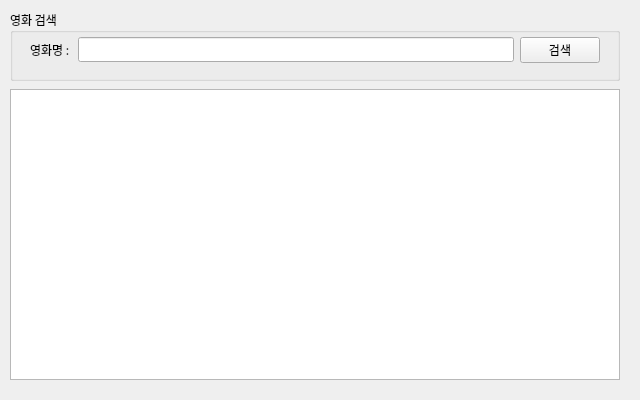
<?xml version="1.0" encoding="UTF-8"?>
<ui version="4.0">
 <class>FrmMain</class>
 <widget class="QWidget" name="FrmMain">
  <property name="geometry">
   <rect>
    <x>0</x>
    <y>0</y>
    <width>640</width>
    <height>400</height>
   </rect>
  </property>
  <property name="sizePolicy">
   <sizepolicy hsizetype="Preferred" vsizetype="Preferred">
    <horstretch>0</horstretch>
    <verstretch>0</verstretch>
   </sizepolicy>
  </property>
  <property name="minimumSize">
   <size>
    <width>640</width>
    <height>400</height>
   </size>
  </property>
  <property name="maximumSize">
   <size>
    <width>640</width>
    <height>400</height>
   </size>
  </property>
  <property name="font">
   <font>
    <family>나눔고딕</family>
   </font>
  </property>
  <property name="windowTitle">
   <string>NaverAPI 영화검색앱</string>
  </property>
  <widget class="QWidget" name="verticalLayoutWidget">
   <property name="geometry">
    <rect>
     <x>10</x>
     <y>10</y>
     <width>610</width>
     <height>71</height>
    </rect>
   </property>
   <layout class="QVBoxLayout" name="totalLayout">
    <item>
     <widget class="QGroupBox" name="groupBox">
      <property name="title">
       <string>영화 검색</string>
      </property>
      <widget class="QWidget" name="layoutWidget">
       <property name="geometry">
        <rect>
         <x>20</x>
         <y>20</y>
         <width>570</width>
         <height>40</height>
        </rect>
       </property>
       <layout class="QHBoxLayout" name="horizontalLayout">
        <item>
         <widget class="QLabel" name="label">
          <property name="text">
           <string>영화명 : </string>
          </property>
         </widget>
        </item>
        <item>
         <widget class="QLineEdit" name="txtSearch"/>
        </item>
        <item>
         <widget class="QPushButton" name="btnSearch">
          <property name="text">
           <string>검색</string>
          </property>
         </widget>
        </item>
       </layout>
      </widget>
     </widget>
    </item>
   </layout>
  </widget>
  <widget class="QWidget" name="verticalLayoutWidget_2">
   <property name="geometry">
    <rect>
     <x>10</x>
     <y>89</y>
     <width>610</width>
     <height>291</height>
    </rect>
   </property>
   <layout class="QVBoxLayout" name="resultLayout">
    <item>
     <widget class="QTableWidget" name="tblresult"/>
    </item>
   </layout>
  </widget>
 </widget>
 <resources/>
 <connections/>
</ui>
